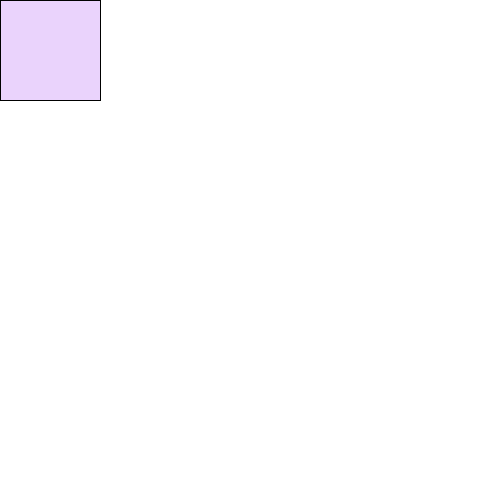
Frame 1 (no input)
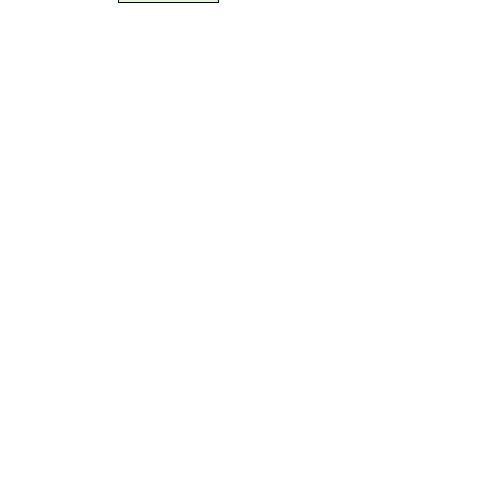
Frame 60 (the mouse pressed at the canvas centre just before this capture)
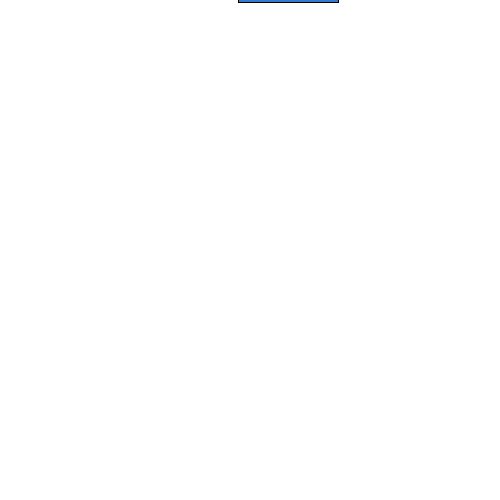
Frame 120 (the mouse held since frame 60 and released just before this capture)

The Processing sketch that drew these frames (run headless with seeded random() and noise(); from frame 60 on, the mouse is pressed at the canvas centre):

// Processing sketch: processing_52287
// ── processing_52287.pde


int figura;
int x;
int y;


void setup() {

size(500,500); 

figura=0;
x=0;
y=0;

}


void draw (){
  
  background(255);
  
   fill(random(255),random(255),random(255),random(255));
  
  rect(x,y,100,100);
  

if(figura==0){
 x=x+2;
 
}
if (x> 400){
  figura=1;
}// arriba

if(figura==1){
  y=y+2;
}
 
 if(y>400){
   figura=2;
 
  
}//abajo

if(figura==2){
 x=x-2;
 
}
if(x<100){
  figura=3;
}

if(figura==3){
  y=y-2;
}
if(y<100){
  figura=0;
}
}
